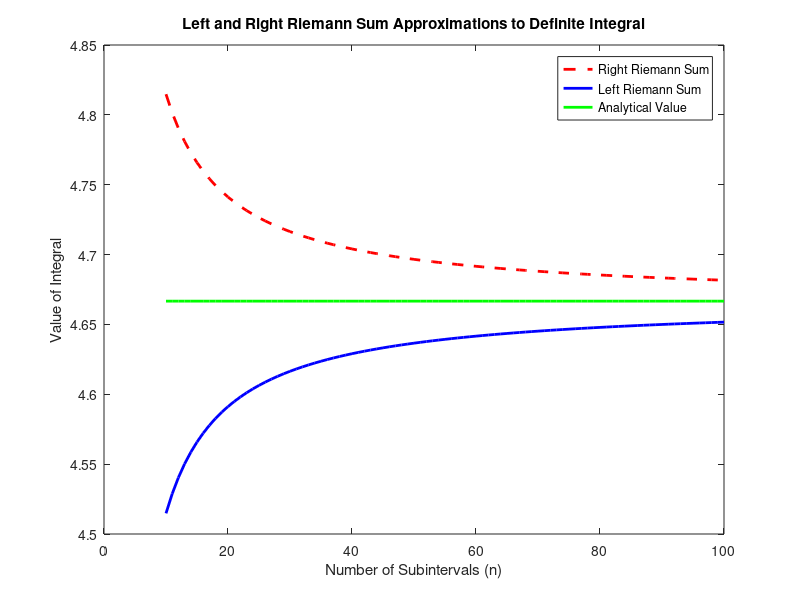

The MATLAB source for this figure:
% Riemann Sums: Approximating a Definite Integral
% Author: Mani Majd
% Source: ESC103 Lab 1
% Date: November 2024
% Description:
%   This script uses Riemann sums to approximate the integral of a function.
%   It compares left and right Riemann sums with the analytical solution
%   and visualizes the results as the number of subintervals increases.

%% Problem Setup
a = 0; % Start of interval
b = 3; % End of interval
n = 10; % Initial number of subintervals
delta_x = (b - a) / n; % Subinterval width
soln_analytical = 14 / 3; % Analytical solution of the integral

%% Calculate Riemann Sums
% Right Riemann sum
xR = a + delta_x : delta_x : b; % Right edges of subintervals
f_xR = sqrt(xR + 1); % Function evaluated at right edges
RS_terms = delta_x .* f_xR; % Areas of rectangles
RS_sum = sum(RS_terms); % Total right Riemann sum

% Left Riemann sum
xL = a : delta_x : b - delta_x; % Left edges of subintervals
f_xL = sqrt(xL + 1); % Function evaluated at left edges
LS_terms = delta_x .* f_xL; % Areas of rectangles
LS_sum = sum(LS_terms); % Total left Riemann sum

%% Evaluate Riemann Sums for Increasing Subintervals
n_start = 10;
n_end = 100;
number_of_ns = n_end - n_start + 1;

RS_plot = zeros(1, number_of_ns); % Store right Riemann sums
LS_plot = zeros(1, number_of_ns); % Store left Riemann sums
n_values = n_start : n_end; % Range of subinterval values

for i = 1:number_of_ns
    delta_x = (b - a) / n_values(i);
    
    % Right Riemann sum
    xR = a + delta_x : delta_x : b;
    f_xR = sqrt(xR + 1);
    RS_terms = delta_x .* f_xR;
    RS_sum = sum(RS_terms);
    
    % Left Riemann sum
    xL = a : delta_x : b - delta_x;
    f_xL = sqrt(xL + 1);
    LS_terms = delta_x .* f_xL;
    LS_sum = sum(LS_terms);
    
    % Store results
    RS_plot(i) = RS_sum;
    LS_plot(i) = LS_sum;
end

%% Visualization
figure;
plot(n_values, RS_plot, 'r--', 'LineWidth', 2); % Right Riemann sums
hold on;
plot(n_values, LS_plot, 'b', 'LineWidth', 2); % Left Riemann sums
plot(n_values, soln_analytical .* ones(1, number_of_ns), 'g-', 'LineWidth', 2); % Analytical value
xlabel('Number of Subintervals (n)');
ylabel('Value of Integral');
title('Left and Right Riemann Sum Approximations to Definite Integral');
legend('Right Riemann Sum', 'Left Riemann Sum', 'Analytical Value');